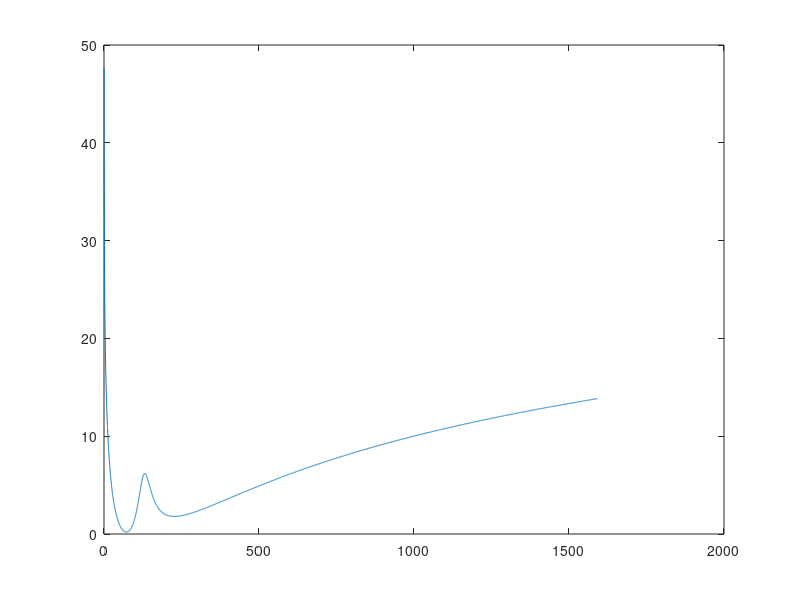

Write the MATLAB code that produced this figure.
clc, clear all, close all
w=0:1:10000;
s=size(w);
m2(1,1:s(1,2))=0.300;
m1(1,1:s(1,2))=0.400;

c2(1,1:s(1,2))=0.3;
k2(1,1:s(1,2))=200000;
k2=k2+i.*c2.*sqrt(k2.*m2).*w;

c1(1,1:s(1,2))=0.01;
k1(1,1:s(1,2))=200000;
k1=k1+i.*c1.*sqrt(k1.*m1).*w;



Z=(-w.*w.*m2+k2)./((k2-m2.*w.*w).*(k1+k2-m1.*w.*w)-k2.*k2);
rho=1.2;
c=344;
t=(2*Z*i.*w*rho*c)./(1+2*Z*i.*w*rho*c);
T=20*log10(1./t);
plot(w./(2*pi()),T)